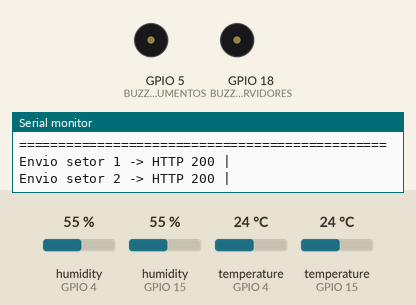
This sketch was run on a simulated ESP32. Shown: buzzer (waves = sounding, pin HIGH), the last lines printed to the serial monitor. The inputs (shaded band) are chosen by the test bench; at power-on: humidity (sensors on GPIO 4, GPIO 15) 55 %, temperature (sensors on GPIO 4, GPIO 15) 24 °C. WiFi joins after 1.5 s; servers stay silent unless stated; uploads are accepted with an empty reply.

Above: at 2.7 s.
2.8 s: humidity (sensor on GPIO 4) set to 84 %
8.8 s: humidity (sensor on GPIO 4) set to 87 %
At 12.49 s:
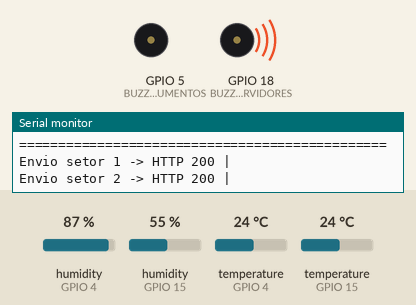
14.8 s: humidity (sensor on GPIO 15) set to 84 %
20.8 s: humidity (sensor on GPIO 15) set to 87 %
At 26.7 s:
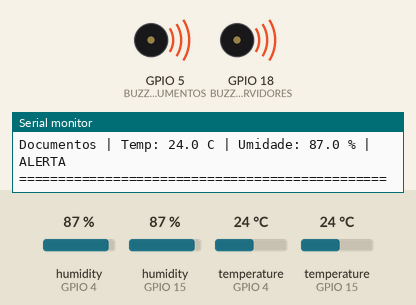
26.8 s: humidity (sensor on GPIO 15) set to 22 %
At 28.1 s:
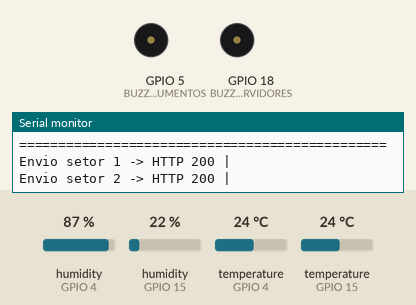
32.8 s: humidity (sensor on GPIO 15) set to 88 %
At 37.49 s:
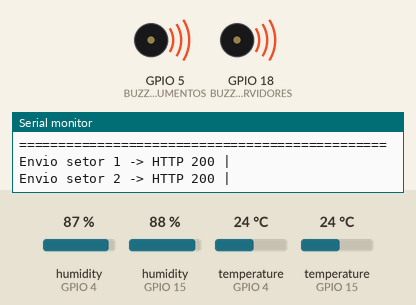
Timing chart, 0 to 39.8 s (numbered marks = the images above; inputs shaded):
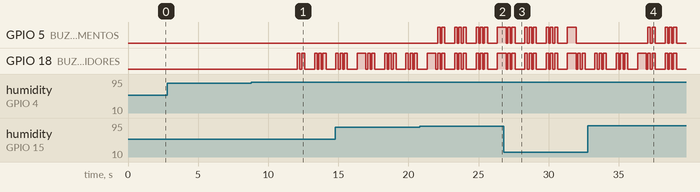

The sketch:

CodESP.ino
```cpp
#include <WiFi.h>
#include <HTTPClient.h>
#include "DHT.h"

// Wi-Fi
const char* ssid = "Mg";
const char* password = "naotemsenha";

// ALTERAR
const char* API_SALVAR = "https://worker-safety-fkg4.onrender.com/salvar_dados.php";

unsigned long ultimaTentativaWiFi = 0;
const unsigned long intervaloReconexaoWiFi = 5000;

// Setores
const int SETOR_ID_SERVIDORES = 1;
const int SETOR_ID_DOCUMENTOS = 2;

const char* NOME_SERVIDORES = "Servidores";
const char* NOME_DOCUMENTOS = "Documentos";


// Limites
const float LIMITE_TEMPERATURA = 30.0;
const float LIMITE_UMIDADE = 85.0;

// Sensores e Buzzers (localização)
#define DHTTYPE DHT11

#define DHTPIN_SERVIDORES 4
#define DHTPIN_DOCUMENTOS 15

#define BUZZER_SERVIDORES 18
#define BUZZER_DOCUMENTOS 5

DHT dhtServidores(DHTPIN_SERVIDORES, DHTTYPE);
DHT dhtDocumentos(DHTPIN_DOCUMENTOS, DHTTYPE);

bool buzzerAtivoServidores = true;
bool buzzerAtivoDocumentos = true;

// Tempo
unsigned long ultimaLeitura = 0;
const unsigned long intervaloLeitura = 5000;

unsigned long ultimoEnvio = 0;
const unsigned long intervaloEnvio = 5000;

// Buzzer
struct Sirene {
  uint8_t pin;
  bool ativo;
  uint8_t fase;
  unsigned long ultimaTroca;
};

Sirene sireneServidores = {BUZZER_SERVIDORES, false, 0, 0};
Sirene sireneDocumentos = {BUZZER_DOCUMENTOS, false, 0, 0};

const unsigned long fasesMs[6] = {180, 120, 180, 120, 220, 700};

void atualizarSirene(Sirene &s) {
  if (!s.ativo) {
    digitalWrite(s.pin, LOW);
    s.fase = 0;
    return;
  }

  unsigned long agora = millis();
  bool estadoOn = (s.fase == 0 || s.fase == 2 || s.fase == 4);
  digitalWrite(s.pin, estadoOn ? HIGH : LOW);

  if (agora - s.ultimaTroca >= fasesMs[s.fase]) {
    s.ultimaTroca = agora;
    s.fase = (s.fase + 1) % 6;
  }
}

// Wi-Fi (mensagem)
void conectarWiFi() {
  Serial.println("Conectando ao Wi-Fi...");
  WiFi.begin(ssid, password);

  unsigned long inicio = millis();
  const unsigned long tempoLimite = 20000;

  while (WiFi.status() != WL_CONNECTED && millis() - inicio < tempoLimite) {
    delay(500);
    Serial.print(".");
  }

  if (WiFi.status() == WL_CONNECTED) {
    Serial.println("\nConectado!");
    Serial.print("IP ESP: ");
    Serial.println(WiFi.localIP());
  } else {
    Serial.println("\nFalha ao conectar Wi-Fi.");
  }
}

// Enviar leitura
bool enviarLeitura(int setorId, float temp, float umid, bool alerta, const String &motivo) {
  if (WiFi.status() != WL_CONNECTED) {
    Serial.println("Wi-Fi indisponível, envio cancelado.");
    return false;
  }

  HTTPClient http;
  http.begin(API_SALVAR);
  http.addHeader("Content-Type", "application/x-www-form-urlencoded");

  String dados =
    "setor_id=" + String(setorId) +
    "&temperatura=" + String(temp, 2) +
    "&umidade=" + String(umid, 2);

  int code = http.POST(dados);

  if (code <= 0) {
    Serial.printf("Envio setor %d falhou. HTTP=%d\n", setorId, code);
    http.end();
    return false;
  }

  String resposta = http.getString();
  http.end();

  Serial.printf("Envio setor %d -> HTTP %d | %s\n", setorId, code, resposta.c_str());
  return (code >= 200 && code < 300);
}

// Monitor Serial (visualização)
void printBlocoSerial(
  float tempServidores,
  float umidServidores,
  float tempDocumentos,
  float umidDocumentos,
  bool alertaServidores,
  bool alertaDocumentos
) {
  Serial.println();
  Serial.println("================ MONITORAMENTO ================");

  Serial.printf("%s | Temp: %.1f C | Umidade: %.1f %% | %s\n",
                NOME_SERVIDORES,
                tempServidores,
                umidServidores,
                alertaServidores ? "ALERTA" : "OK");

  Serial.printf("%s | Temp: %.1f C | Umidade: %.1f %% | %s\n",
                NOME_DOCUMENTOS,
                tempDocumentos,
                umidDocumentos,
                alertaDocumentos ? "ALERTA" : "OK");

  Serial.println("===============================================");
}

// Setup
void setup() {
  Serial.begin(115200);
  Serial.println("Iniciando Worker Safety...");

  WiFi.mode(WIFI_STA);
  WiFi.setSleep(false);
  conectarWiFi();

  dhtServidores.begin();
  dhtDocumentos.begin();

  pinMode(BUZZER_SERVIDORES, OUTPUT);
  pinMode(BUZZER_DOCUMENTOS, OUTPUT);

  digitalWrite(BUZZER_SERVIDORES, LOW);
  digitalWrite(BUZZER_DOCUMENTOS, LOW);

  ultimaLeitura = millis() - intervaloLeitura;
  ultimoEnvio = millis() - intervaloEnvio;
}

// Loop
void loop() {
  unsigned long agora = millis();

  if (WiFi.status() != WL_CONNECTED) {
    if (agora - ultimaTentativaWiFi >= intervaloReconexaoWiFi) {
      ultimaTentativaWiFi = agora;
      Serial.println("Wi-Fi caiu, reconectando...");
      WiFi.disconnect();
      conectarWiFi();
    }
  }

  static float temperaturaServidores = NAN;
  static float umidadeServidores = NAN;
  static float temperaturaDocumentos = NAN;
  static float umidadeDocumentos = NAN;

  static bool alertaServidores = false;
  static bool alertaDocumentos = false;

  static String motivoServidores = "";
  static String motivoDocumentos = "";

  if (agora - ultimaLeitura >= intervaloLeitura) {
    ultimaLeitura = agora;

    temperaturaServidores = dhtServidores.readTemperature();
    umidadeServidores = dhtServidores.readHumidity();

    temperaturaDocumentos = dhtDocumentos.readTemperature();
    umidadeDocumentos = dhtDocumentos.readHumidity();

    if (isnan(temperaturaServidores) || isnan(umidadeServidores)) {
      alertaServidores = true;
      motivoServidores = "ERRO_SENSOR_SERVIDORES";
      temperaturaServidores = 0.0;
      umidadeServidores = 0.0;
    } else {
      alertaServidores =
        temperaturaServidores > LIMITE_TEMPERATURA ||
        umidadeServidores > LIMITE_UMIDADE;

      motivoServidores = alertaServidores ? "ALERTA_SERVIDORES" : "";
    }

    if (isnan(temperaturaDocumentos) || isnan(umidadeDocumentos)) {
      alertaDocumentos = true;
      motivoDocumentos = "ERRO_SENSOR_DOCUMENTOS";
      temperaturaDocumentos = 0.0;
      umidadeDocumentos = 0.0;
    } else {
      alertaDocumentos =
        temperaturaDocumentos > LIMITE_TEMPERATURA ||
        umidadeDocumentos > LIMITE_UMIDADE;

      motivoDocumentos = alertaDocumentos ? "ALERTA_DOCUMENTOS" : "";
    }

    sireneServidores.ativo = alertaServidores && buzzerAtivoServidores;
    sireneDocumentos.ativo = alertaDocumentos && buzzerAtivoDocumentos;

    printBlocoSerial(
      temperaturaServidores,
      umidadeServidores,
      temperaturaDocumentos,
      umidadeDocumentos,
      alertaServidores,
      alertaDocumentos
    );
  }

  if (agora - ultimoEnvio >= intervaloEnvio) {
    ultimoEnvio = agora;

    enviarLeitura(
      SETOR_ID_SERVIDORES,
      temperaturaServidores,
      umidadeServidores,
      alertaServidores,
      motivoServidores
    );

    enviarLeitura(
      SETOR_ID_DOCUMENTOS,
      temperaturaDocumentos,
      umidadeDocumentos,
      alertaDocumentos,
      motivoDocumentos
    );
  }

  atualizarSirene(sireneServidores);
  atualizarSirene(sireneDocumentos);
}
```

Measured:
- the behaviour switches between 85 and 86 % on humidity (sensor on GPIO 4) (found by bisection; images 0 and 1)
- the behaviour switches between 85 and 86 % on humidity (sensor on GPIO 15) (found by bisection; images 1 and 2)
- after the input at 8.8 s, GPIO 18 (BUZZER_SERVIDORES): LOW → HIGH after 3.3 s, → LOW 0.18 s later, → HIGH 0.12 s later, → LOW 0.22 s later, … (10 changes in this stretch)
- after the input at 20.8 s, GPIO 5 (BUZZER_DOCUMENTOS): LOW → HIGH after 1.3 s, then repeats every 1.5 s: LOW 0.12 s, HIGH 0.22 s, LOW 0.70 s, HIGH 0.18 s, LOW 0.12 s, HIGH 0.18 s
- after the input at 26.8 s, GPIO 5 (BUZZER_DOCUMENTOS): goes on until 32.0 s, then stays LOW
- after the input at 32.8 s, GPIO 5 (BUZZER_DOCUMENTOS): LOW → HIGH after 4.3 s, → LOW 0.18 s later, → HIGH 0.12 s later, → LOW 0.22 s later, … (10 changes in this stretch)
